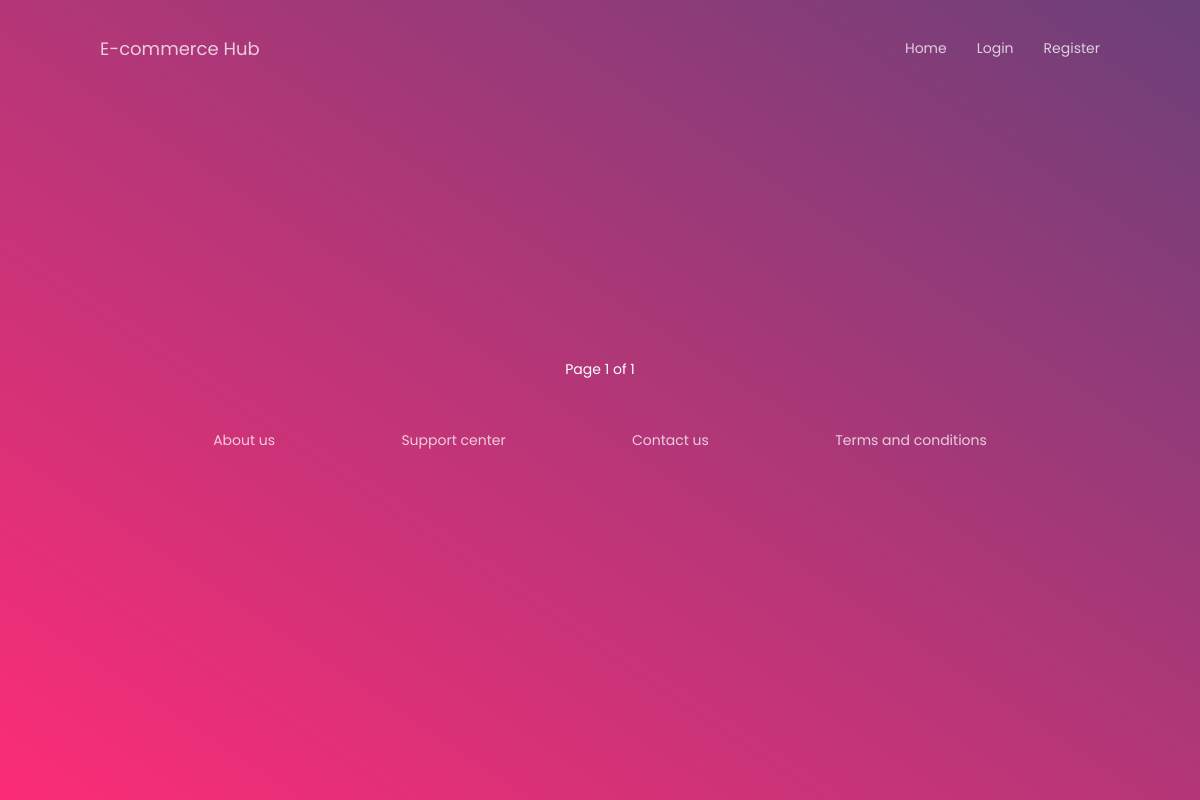
/products/, run on an earlier commit of the app's database.
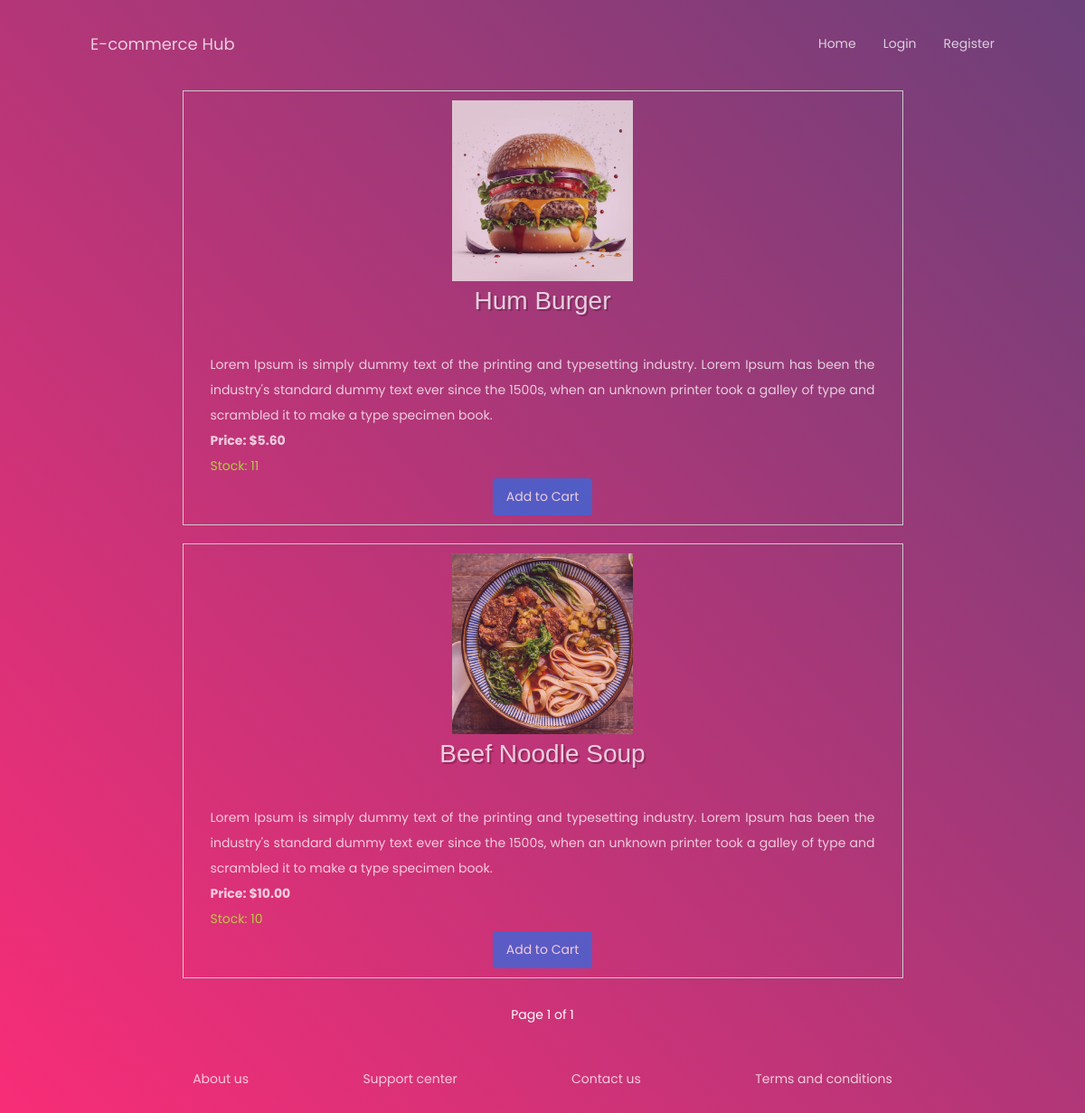
And on a later commit of the database.
### product/models.py (models this page shows, shortened)
class Product(models.Model):
    name = models.CharField(max_length=100)
    description = models.TextField()
    price = models.DecimalField(max_digits=8, decimal_places=2)
    image = models.ImageField(upload_to=os.path.join(os.path.dirname(
        __file__)[:-8], 'store', 'static', 'product_images'))
    stock = models.PositiveIntegerField()

### product/views.py (the view)
# urls.py: path('products/', product_views.product_list, name='product_list'),
def product_list(request):
    products = Product.objects.all()
    paginator = Paginator(products, 2)
    page_number = request.GET.get('page')
    page = paginator.get_page(page_number)
    context = {
        'products': products,
        'page': page
    }
    return render(request, 'product_list.html', context)

### product/templates/product_list.html (shortened to what this page needs)
<!DOCTYPE html>
<html lang="en">
  <head>
    {% load static %}
    <link href="{% static 'css/main.css' %}" rel="stylesheet" media="all" />
    <link href="{% static 'css/post.css' %}" rel="stylesheet" media="all" />
    <link rel="stylesheet" href="{% static 'css/styles.css' %}" />
  </head>
  <body>
    <header>
      <h4>
        <a href="{% url 'home' %}">E-commerce Hub</a>
      </h4>
      <nav>
        {% if user.is_authenticated %}
        <li><a href="{% url 'home' %}">Home</a></li>
        <li>
          <a href="{% url 'cart' %}"
            >Cart ({{ request.user.cart_set.count }})</a
          >
        </li>
        <li>
          <a href="{% url 'profile' %}">Welcome, {{ request.user.username }}</a>
        </li>
        <li><a href="{% url 'logout' %}">Logout</a></li>
        {% else %}
        <li><a href="{% url 'home' %}">Home</a></li>
        <li><a href="{% url 'login' %}">Login</a></li>
        <li><a href="{% url 'register' %}">Register</a></li>
        {% endif %}
      </nav>
    </header>
    <section class="hero">
      <div class="background-image"></div>
      <div class="hero-content-area">
        {% for product in page %}
        <a href="{% url 'product_detail' product_id=product.id %}">
        <div class="product">
          <img class="product-image" src="{% static 'product_images' %}{{ product.image.url|slice:"28:" }}"
          alt="{{ product.name }}">
          <h3 class="product-name">{{ product.name }}</h3>
          <p class="product-description">{{ product.description }}</p>
          <p class="product-price">Price: ${{ product.price }}</p>
          <p class="product-stock">Stock: {{ product.stock }}</p>
        </a>
          {% if user.is_authenticated %}
          <a class="add-to-cart" href="{% url 'add_to_cart' product.id %}"
            >Add to Cart</a
          ><br>
          <a style="text-decoration: underline;" href="{% url 'product_detail' product_id=product.id %}">Review</a>
          {% else %}
          <a class="add-to-cart" href="{% url 'login' %}">Add to Cart</a>
          {% endif %}
        </div>
        {% endfor %}
        <div style="padding-top: 10px;">
          <span>Page {{ page.number }} of {{ page.paginator.num_pages }}</span>
      </div>
      </div>
      <footer>
        <a href="#">About us</a>
        <a href="#">Support center</a>
        <a href="#">Contact us</a>
        <a href="#">Terms and conditions</a>
      </footer>
    </section>
  </body>
</html>

What changed in the data, as far as the page shows it:
added Product: image (picture), name "Hum Burger", description "Lorem Ipsum is simply dummy text of the printing and typesetting industry. Lorem Ipsum has been the industry's standard dummy text ever since the 1500s, when an unknown printer took a galley of type and scrambled it to make a type specimen book.", price "5.60", stock "11"
added Product: image (picture), name "Beef Noodle Soup", description "Lorem Ipsum is simply dummy text of the printing and typesetting industry. Lorem Ipsum has been the industry's standard dummy text ever since the 1500s, when an unknown printer took a galley of type and scrambled it to make a type specimen book.", price "10.00", stock "10"
